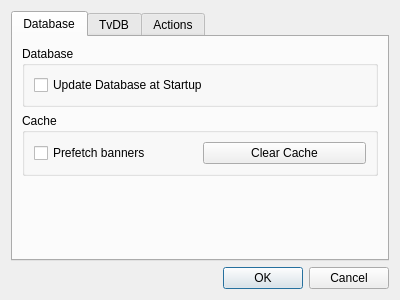
<?xml version="1.0" encoding="UTF-8"?>
<ui version="4.0">
 <class>SettingsDialog</class>
 <widget class="QDialog" name="SettingsDialog">
  <property name="geometry">
   <rect>
    <x>0</x>
    <y>0</y>
    <width>400</width>
    <height>300</height>
   </rect>
  </property>
  <property name="windowTitle">
   <string>Settings</string>
  </property>
  <layout class="QGridLayout" name="gridLayout">
   <item row="2" column="0">
    <widget class="QDialogButtonBox" name="buttonBox">
     <property name="orientation">
      <enum>Qt::Horizontal</enum>
     </property>
     <property name="standardButtons">
      <set>QDialogButtonBox::Cancel|QDialogButtonBox::Ok</set>
     </property>
    </widget>
   </item>
   <item row="1" column="0">
    <widget class="QTabWidget" name="tabWidget">
     <property name="currentIndex">
      <number>0</number>
     </property>
     <widget class="QWidget" name="databaseTab">
      <attribute name="title">
       <string>Database</string>
      </attribute>
      <layout class="QGridLayout" name="gridLayout_4">
       <item row="3" column="0">
        <spacer name="verticalSpacer">
         <property name="orientation">
          <enum>Qt::Vertical</enum>
         </property>
         <property name="sizeHint" stdset="0">
          <size>
           <width>20</width>
           <height>40</height>
          </size>
         </property>
        </spacer>
       </item>
       <item row="1" column="0">
        <widget class="QGroupBox" name="cacheGroupBox">
         <property name="title">
          <string>Cache</string>
         </property>
         <layout class="QGridLayout" name="gridLayout_5">
          <item row="0" column="0">
           <widget class="QCheckBox" name="prefetchBannersCheckBox">
            <property name="text">
             <string>Prefetch banners</string>
            </property>
           </widget>
          </item>
          <item row="0" column="1">
           <widget class="QPushButton" name="clearCacheButton">
            <property name="text">
             <string>Clear Cache</string>
            </property>
           </widget>
          </item>
         </layout>
        </widget>
       </item>
       <item row="0" column="0">
        <widget class="QGroupBox" name="databaseGroupBox">
         <property name="title">
          <string>Database</string>
         </property>
         <layout class="QGridLayout" name="gridLayout_6">
          <item row="0" column="0">
           <widget class="QCheckBox" name="databaseCheckBox">
            <property name="text">
             <string>Update Database at Startup</string>
            </property>
           </widget>
          </item>
         </layout>
        </widget>
       </item>
      </layout>
     </widget>
     <widget class="QWidget" name="tvdbTab">
      <attribute name="title">
       <string>TvDB</string>
      </attribute>
      <layout class="QGridLayout" name="gridLayout_3">
       <item row="0" column="0">
        <widget class="QLabel" name="languageLabel">
         <property name="text">
          <string>Language:</string>
         </property>
        </widget>
       </item>
       <item row="0" column="1">
        <widget class="QComboBox" name="comboBox">
         <item>
          <property name="text">
           <string>en</string>
          </property>
         </item>
        </widget>
       </item>
       <item row="1" column="0">
        <widget class="QLabel" name="apiLabel">
         <property name="text">
          <string>API Key:</string>
         </property>
        </widget>
       </item>
       <item row="1" column="1">
        <widget class="QLineEdit" name="apiLineEdit"/>
       </item>
       <item row="2" column="0" colspan="2">
        <spacer name="tvdbSpacer">
         <property name="orientation">
          <enum>Qt::Vertical</enum>
         </property>
         <property name="sizeHint" stdset="0">
          <size>
           <width>20</width>
           <height>40</height>
          </size>
         </property>
        </spacer>
       </item>
      </layout>
     </widget>
     <widget class="QWidget" name="actionsTab">
      <attribute name="title">
       <string>Actions</string>
      </attribute>
      <layout class="QGridLayout" name="gridLayout_2">
       <item row="0" column="0">
        <widget class="QPushButton" name="addButton">
         <property name="text">
          <string>Add</string>
         </property>
        </widget>
       </item>
       <item row="0" column="1">
        <widget class="QPushButton" name="editButton">
         <property name="text">
          <string>Edit</string>
         </property>
        </widget>
       </item>
       <item row="0" column="2">
        <widget class="QPushButton" name="delButton">
         <property name="text">
          <string>Delete</string>
         </property>
        </widget>
       </item>
       <item row="1" column="0" rowspan="4" colspan="3">
        <widget class="QTreeWidget" name="treeWidget">
         <property name="alternatingRowColors">
          <bool>true</bool>
         </property>
         <property name="itemsExpandable">
          <bool>false</bool>
         </property>
         <property name="sortingEnabled">
          <bool>true</bool>
         </property>
         <attribute name="headerDefaultSectionSize">
          <number>60</number>
         </attribute>
         <attribute name="headerMinimumSectionSize">
          <number>1</number>
         </attribute>
         <attribute name="headerShowSortIndicator" stdset="0">
          <bool>true</bool>
         </attribute>
         <attribute name="headerStretchLastSection">
          <bool>true</bool>
         </attribute>
         <column>
          <property name="text">
           <string>Action</string>
          </property>
         </column>
         <column>
          <property name="text">
           <string>Show</string>
          </property>
          <property name="textAlignment">
           <set>AlignHCenter|AlignVCenter|AlignCenter</set>
          </property>
         </column>
         <column>
          <property name="text">
           <string>Season</string>
          </property>
          <property name="textAlignment">
           <set>AlignHCenter|AlignVCenter|AlignCenter</set>
          </property>
         </column>
         <column>
          <property name="text">
           <string>Episode</string>
          </property>
          <property name="textAlignment">
           <set>AlignHCenter|AlignVCenter|AlignCenter</set>
          </property>
         </column>
        </widget>
       </item>
      </layout>
     </widget>
    </widget>
   </item>
  </layout>
 </widget>
 <resources/>
 <connections>
  <connection>
   <sender>buttonBox</sender>
   <signal>accepted()</signal>
   <receiver>SettingsDialog</receiver>
   <slot>accept()</slot>
   <hints>
    <hint type="sourcelabel">
     <x>248</x>
     <y>254</y>
    </hint>
    <hint type="destinationlabel">
     <x>157</x>
     <y>274</y>
    </hint>
   </hints>
  </connection>
  <connection>
   <sender>buttonBox</sender>
   <signal>rejected()</signal>
   <receiver>SettingsDialog</receiver>
   <slot>reject()</slot>
   <hints>
    <hint type="sourcelabel">
     <x>316</x>
     <y>260</y>
    </hint>
    <hint type="destinationlabel">
     <x>286</x>
     <y>274</y>
    </hint>
   </hints>
  </connection>
 </connections>
</ui>
